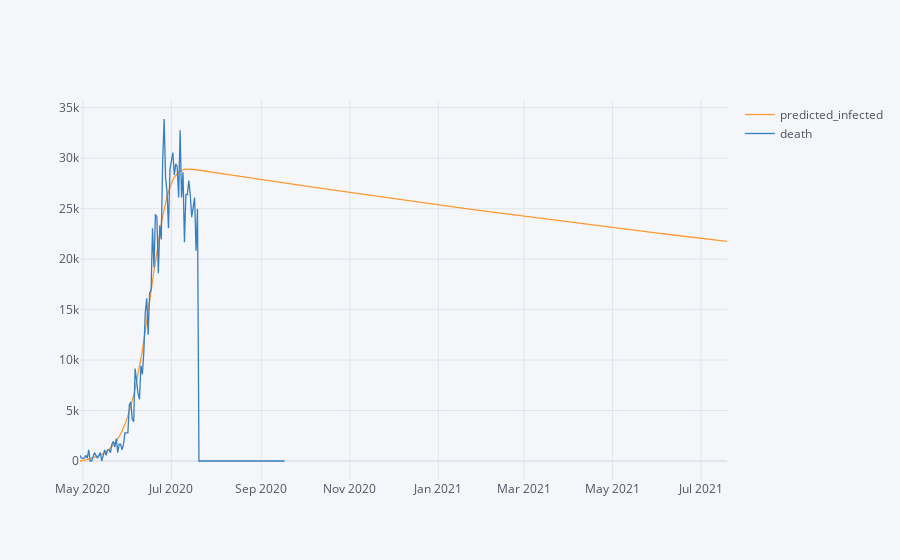

Notebook source saved alongside this figure:
### Code cell
mu.get_daily_data(predicted_cases).merge(mu.get_daily_data(Cases), left_index=True, right_index=True, how='left').iplot()

### Figure 1 — Plotly figure (JSON) as saved in the notebook; plotly's stock layout.template omitted (floating-point values rounded to 4 significant figures; data arrays with more than 128 entries replaced by an {"elided": "..."} marker saying what was removed)
{"data": [{"line": {"color": "rgba(255, 153, 51, 1.0)", "dash": "solid", "shape": "linear", "width": 1.3}, "mode": "lines", "name": "predicted_infected", "text": "", "type": "scatter", "x": {"elided": "447 str values"}, "y": {"elided": "447 float values"}}, {"line": {"color": "rgba(55, 128, 191, 1.0)", "dash": "solid", "shape": "linear", "width": 1.3}, "mode": "lines", "name": "death", "text": "", "type": "scatter", "x": {"elided": "447 str values"}, "y": {"elided": "447 mixed values"}}], "layout": {"legend": {"bgcolor": "#F5F6F9", "font": {"color": "#4D5663"}}, "paper_bgcolor": "#F5F6F9", "plot_bgcolor": "#F5F6F9", "title": {"font": {"color": "#4D5663"}}, "xaxis": {"gridcolor": "#E1E5ED", "showgrid": true, "tickfont": {"color": "#4D5663"}, "title": {"font": {"color": "#4D5663"}, "text": ""}, "zerolinecolor": "#E1E5ED"}, "yaxis": {"gridcolor": "#E1E5ED", "showgrid": true, "tickfont": {"color": "#4D5663"}, "title": {"font": {"color": "#4D5663"}, "text": ""}, "zerolinecolor": "#E1E5ED"}}}
